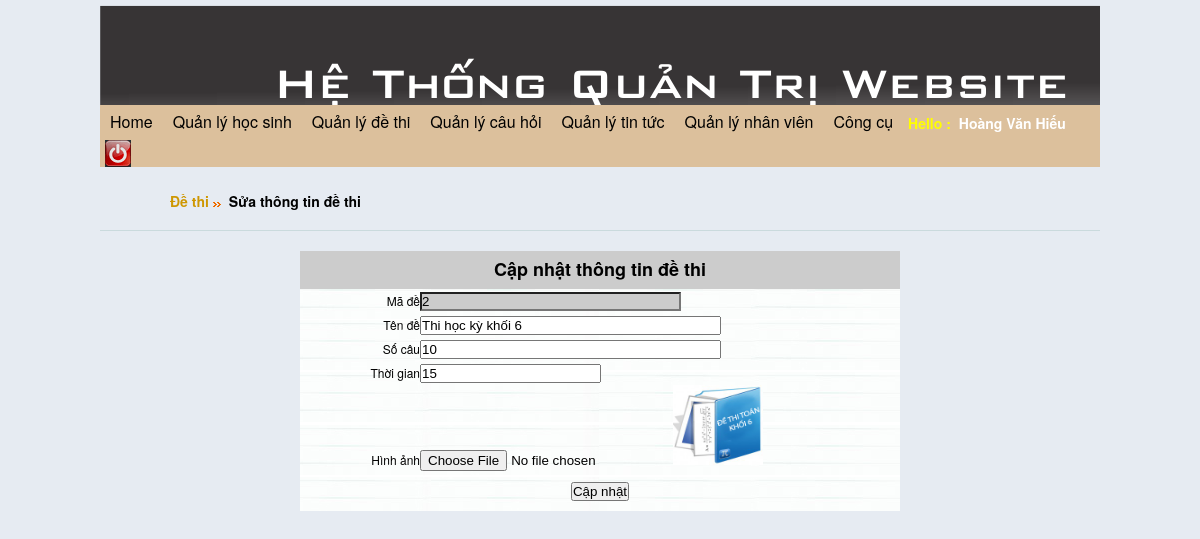
Page /admin/index.php?menu=dethi_edit&made=2 (signed in) on the committed database.
### tables this page shows
CREATE TABLE IF NOT EXISTS `tbl_dethi` (
  `made` int(11) NOT NULL AUTO_INCREMENT,
  `tende` varchar(70) NOT NULL,
  `thongtin` text NOT NULL,
  `socau` int(10) NOT NULL,
  `tacgia` varchar(50) NOT NULL,
  `hinhanh` varchar(80) NOT NULL,
  `khoithi` varchar(50) NOT NULL,
  `ngaydang` varchar(50) NOT NULL,
  `timer` varchar(10) NOT NULL,
  PRIMARY KEY (`made`)
);

### admin/dethi_edit.php (the view, shortened to what this page needs)
<link rel="stylesheet" href="febe/style.css" type="text/css" media="screen" charset="utf-8">
<?php
	$made=$_GET['made'];
	$results = mysql_query("SELECT * FROM tbl_dethi WHERE made='$made'");
	while($rows = mysql_fetch_array($results))
	  {
	  $made=$rows['made'];
	  $tende=$rows['tende'];
	  $timer=$rows['timer'];
	  $socau=$rows['socau'];
	  $hinhanh=$rows['hinhanh'];
	  }
?>
<div style="margin:20px 70px 10px; font-size:14px;">
<font size="2" face="Tahoma"><b><a href="?menu=dethi_list">Đề thi</a><img src="images/bl3.gif" border="0" /> Sửa thông tin đề thi</b></font></div>
<hr size="1" color="#cadadd" style="margin:15px auto;" />
<form action="?menu=dethi_saveedit" method="post" class="dethi_edit">
  <table width="600" border="0"  cellpadding="0" cellspacing="0" background="images/body.png">
    <tr>
     <td bgcolor="#CCCCCC"  height="38px"colspan="2" align="center" class="style1">Cập nhật thông tin đề thi</td>
    </tr>
   <tr>
	<td width="20%"  align="right">Mã đề</td>
    <td width="80%"> <input size=30 type="text" name="idmade" readonly="readonly" style="background-color:#CCC" value="<?php echo $made?>"/></td>
	</tr>
	<tr>
	<td align="right">Tên đề</td>
   <td> <input size=35 type="text" name="tende" value="<?php echo $tende?>"></td>
  <tr>
    <td align="right">Số câu</td>
    <td><input size=35 type="text" name="socau" value="<?php echo $socau?>"/></td>
  </tr>
    <tr>
      <td align="right">Thời gian</td>
      <td><input size=20 type="text" name="timer" value="<?php echo $timer?>"/></td>
    </tr>
     <tr>
	<td align="right">Hình ảnh</td>
	<td><input name="fileimg" type="file" /><input type="hidden" name="imgfile" value="<?php echo $hinhanh?>" /><img src="../upload/images/dethi/<?php echo $hinhanh?>" height="80px" width="90px" alt="Hình ảnh"/></td>
  </tr>
    <tr>
      <td colspan="2" style="padding: 10px 0px 10px 0px" align="center"><label>
        <input type="submit" name="edit" id="edit" value="Cập nhật" />
      </label></td>
    </tr>
  </table>
</form>

### admin/css/style.css (style rules this page uses)
@media screen { * { margin: 0; padding: 0; } }
@media screen { html, body, div, span, applet, object, iframe, h1, h2, h3, h4, h5, h6, p, blockquote, pre, a, abbr, acronym, address, big, cite, code, del, dfn, em, font, img, ins, kbd, q, s, samp, small, strike, strong, sub, sup, tt, var, dl, dt, dd, ol, ul, li, fieldset, form, label, legend, table, caption, tbody, tfoot, thead, tr, th, td { margin: 0; padding: 0; border: 0; outline: 0; font-weight: inherit; font-style: inherit; font-size: 100%; font-family: inherit; vertical-align: baseline; } }
@media screen { body { font: 12px/2 "Helvetica Neue",Helvetica,Arial,sans-serif; background:url(../images/bg.png); margin:0; } }
@media screen { a { color: #ce9702; text-decoration: none; } }

### admin/febe/style.css (style rules this page uses)
body { background: #E6EBF2; font-size: 12px; }

### admin/dethi_edit.php (style rules this page uses)
.dethi_edit { margin:20px 200px auto; }

### rows in the picture
tbl_dethi: idmade "2", tende "Thi học kỳ khối 6", socau "10", timer "15", hinhanh (picture)

### other values in the picture
$_SESSION['USER'] "Hoàng Văn Hiếu"
